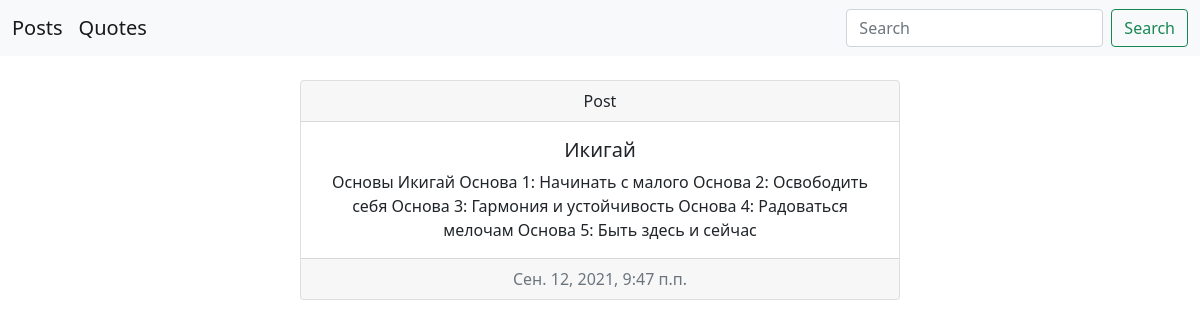
/ikigai, run on the app's committed database.
### mysite/models.py (models this page shows, shortened)
class Post(models.Model):
    title = models.CharField(max_length=200)
    slug = models.SlugField(max_length=200, blank=True, unique=True)
    text = models.TextField()
    created_date = models.DateTimeField(default=timezone.now)

### mysite/views.py (the view)
# urls.py: path('<str:slug>', PostDetail.as_view(), name='post_detail'),
class PostDetail(ObjectDetailMixin, View):
    model = Post
    template = 'mysite/post_detail.html'

### mysite/utils.py (called while the page is built)
    def get(self, request, slug):
        obj = get_object_or_404(self.model, slug__iexact=slug)
        return render(request, self.template, {self.model.__name__.lower(): obj, 'admin_object': obj})

### templates/mysite/post_detail.html (shortened to what this page needs)
{% extends "base.html" %}
{% block content %}
      <div id="carta" class="card col-4 text-center mt-4">
        <div class="card-header">
          Post
        </div>
        <div class="card-body">
          <h5 class="card-title">{{ post.title }}</h5>
            <p class="card-text">{{ post.text}}</p>
        </div>
        <div class="card-footer text-muted">
          {{ post.created_date }}
        </div>
      </div>
{% endblock %}

### static/css/main.css (style rules this page uses)
#carta { margin: auto; width: 50%; }

### data on the page
Post: title "Икигай", text "Основы Икигай Основа 1: Начинать с малого Основа 2: Освободить себя Основа 3: Гармония и устойчивость Основа 4: Радоваться мелочам Основа 5: Быть здесь и сейчас", created_date "Сен. 12, 2021, 9:47 п.п."
